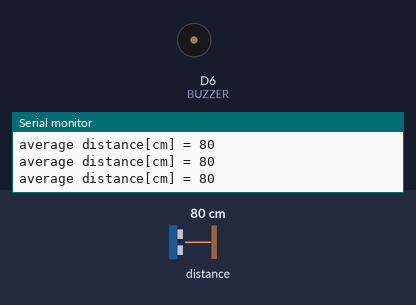
Simulated run of this sketch. Board: ESP8266 (Wemos D1 mini). Parts: buzzer (waves = sounding), the last lines printed to the serial monitor. Wiring (inferred from the names in the program): ultrasonic range finder: trigger D2; echo D3. The test bench sets the inputs (shaded band); at power-on: distance to the obstacle 80 cm. The echo pulse lasts 58.3 µs per cm.

Above: at 1.2 s.
1.3 s: distance to the obstacle set to 63 cm
2.8 s: distance to the obstacle set to 56 cm
At 3.3 s:
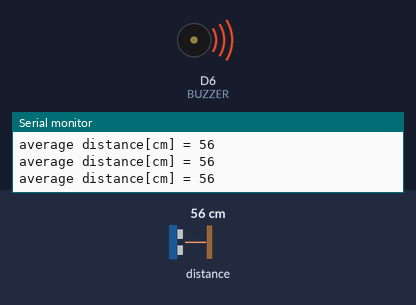
Timing chart, 0 to 5.8 s (numbered marks = the images above; inputs shaded):
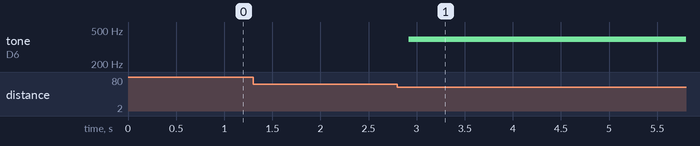

The sketch:

ultrasonic_sensor_and_buzzer_piano.ino
```cpp
// calculate the avg distance and write to the serial monitor
// plays do re mi fa sol accorsing to the (avg) distance

// code modified from: https://pastebin.com/raw/bB5ydN4shttps://pastebin.com/raw/bB5ydN4s
// explanation: https://gabbyshimoni.wixsite.com/arduino-programming/blank-19

// Board: D1 mini

// ultrasonic_sensor:
// vcc->5v
// trig ->D2
// echo ->D3
// gnd -> gnd

// buzzer:
//- -> gnd
// middle ->3.3v
// s -> D6

#define BUZZER D6

#define trigPin D2
#define echoPin D3
long duration;
long distance;
int numberOfSamples = 10, counter = 0, avg_dist = 0;
long sum = 0;

void setup()
{
  pinMode(trigPin, OUTPUT);
  pinMode(echoPin, INPUT);
  pinMode(BUZZER, OUTPUT);
  Serial.begin(9600);
}

void loop()
{
  while (counter < numberOfSamples)
  {

    getDistance();

    if (distance > 3 && distance < 400)
    {
      sum += distance;
      counter++;
    }
  }
  avg_dist = sum * 1.0 / counter;
  Serial.print("average distance[cm] = ");
  Serial.println(avg_dist);
  delay(100);
  counter = 0;
  sum = 0;

  if (avg_dist < 10)
  { // less than 10 cm
    tone(BUZZER, 261.63, 400);
  }
  else if (avg_dist < 20)
  {
    tone(BUZZER, 293.66, 400);
  }
  else if (avg_dist < 30)
  {
    tone(BUZZER, 329.63, 400);
  }
  else if (avg_dist < 40)
  {
    tone(BUZZER, 349.23, 400);
  }
  else if (avg_dist < 60)
  {
    tone(BUZZER, 392.00, 400);
  }
}

void getDistance()
{
  digitalWrite(trigPin, LOW);
  delayMicroseconds(2);
  digitalWrite(trigPin, HIGH);
  delayMicroseconds(10);
  digitalWrite(trigPin, LOW);

  duration = pulseIn(echoPin, HIGH);
  distance = duration / 58.1;
}
```

Measured:
- the behaviour switches between 60 and 59 cm on distance to the obstacle (found by bisection; images 0 and 1)
- after the input at 2.8 s, tone on D6 (BUZZER): silent → 392 Hz after 0.12 s
